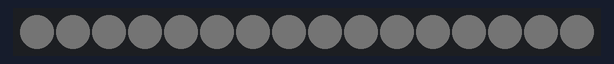
The sketch below on a simulated Arduino Uno, built with avr-gcc and run on an emulated ATmega328P. Shown: 16 RGB LEDs in strip order, left to right. Dim RGB values are drawn brighter than linear.

Above: at 0.1 s.
At 8.1 s:
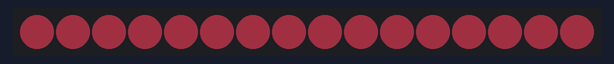
At 20.1 s:
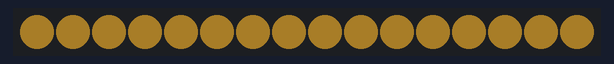
At 28.1 s:
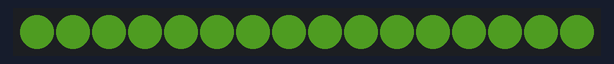
At 30.6 s:
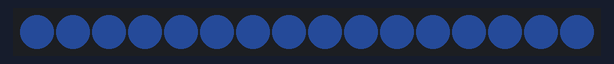

Measured:
- what the display in image 1 shows lasts 0.5 s, from 8.0 s to 8.5 s

The sketch:

editedFor-Loop.ino
```cpp
// RGBW (Red Green Blue White Neo-Pixel starter code
// 16 LEDS  increment
// CW Coleman 170413

#include <Adafruit_NeoPixel.h>
#ifdef __AVR__
  #include <avr/power.h>
#endif

#define PIN 6

#define NUM_LEDS 16

#define BRIGHTNESS 50

Adafruit_NeoPixel strip = Adafruit_NeoPixel(NUM_LEDS, PIN, NEO_GRBW + NEO_KHZ800);


void setup() {
  Serial.begin(115200);
  strip.setBrightness(BRIGHTNESS);
  strip.begin();
  strip.show(); // Initialize all pixels to 'off'
}

// Initialize some variables for the void loop()
int red = 0, green= 0, blue = 0, white = 10;
int wait = 500;
int led = 0;
int i;

void loop() {

  for ( led = 0; led < 16; led++){
    strip.setPixelColor(led, red, green , blue, white);
  }//end of for loop
    strip.show();
    delay(wait);
    red = red - 8;
    green = green - 16;
    blue = blue - 32;
    white = white - 1;

    if (red > 255) red = 0;
    if (green > 255) green = 0;
    if (blue > 255) blue = 0;
    if (white > 50) white = 0;

    if (red < 0) red = 255;
    if (green  < 0) green = 255;
    if (blue < 0) blue = 255;
    if (white  < 0 ) white = 50;
}
```
